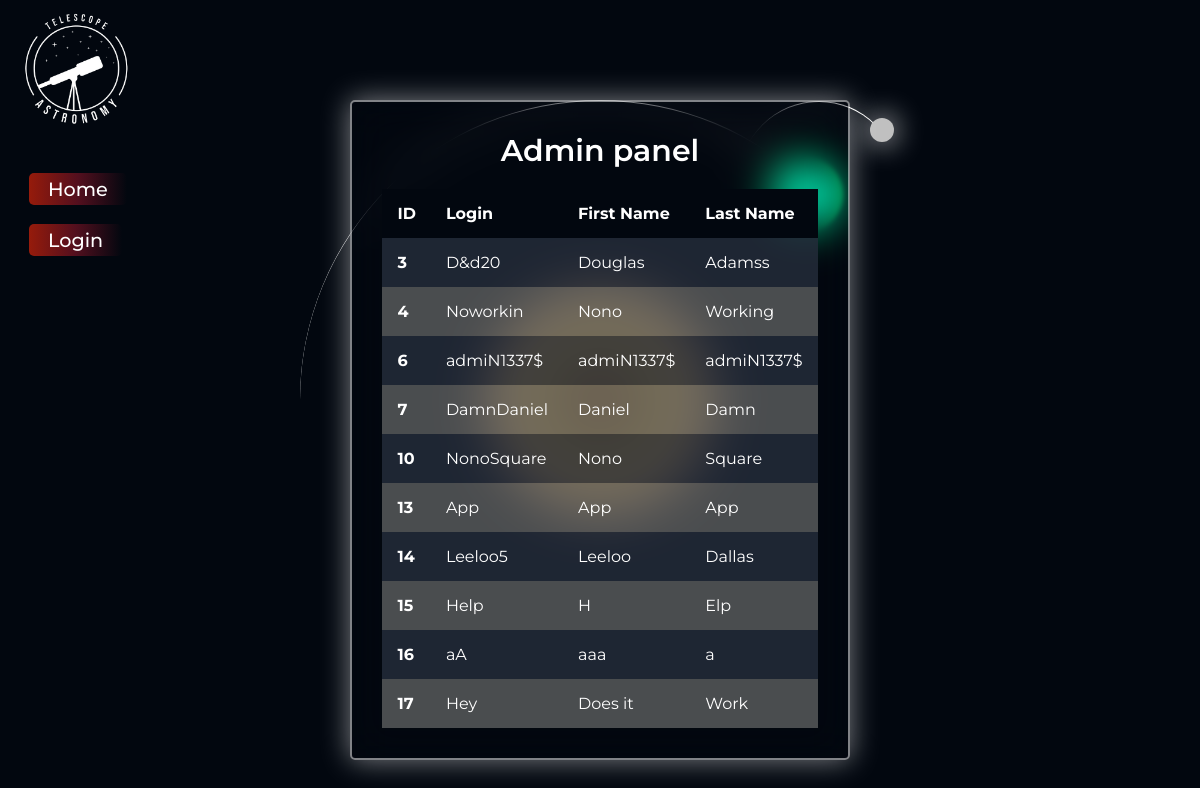
The app's page /admin.php with its own data.
### tables this page shows
CREATE TABLE IF NOT EXISTS `user` (
  `id` int NOT NULL AUTO_INCREMENT,
  `login` varchar(255) NOT NULL,
  `firstname` varchar(255) NOT NULL,
  `lastname` varchar(255) NOT NULL,
  `password` varchar(255) NOT NULL,
  PRIMARY KEY (`id`)
);

### admin.php (the view, shortened to what this page needs)
<?php
require_once 'conn.php';
?>
<!DOCTYPE html>
<html lang="en">
<head>
    <link rel="stylesheet" href="CSS/bg.css">
    <link rel="stylesheet" href="CSS/form.css">
    <link rel="stylesheet" href="https://use.fontawesome.com/releases/v5.15.4/css/all.css"/>
</head>
<body>
    <div class="topnav">
        <div class="logo">
            <a href="index.php">
            <img src="img\LogoW.png" alt="Logo" height="150px"></a>
            <?php
                if (!isset($_SESSION['login'])) {
                    ?>
                    <button class="btn" onclick="location.href='index.php'">Home</button>
                    <button class="btn" onclick="location.href='loginSignup.php'">Login</button>
                    <?php
                } else { ?>
                    <button class="btn" onclick="location.href='index.php'">Home</button>
                    <button class="btn" onclick="location.href='profile.php'"><?php echo $_SESSION['login']; ?></button>
                    <button class="btn" onclick="location.href='disconnect.php'">Disconnect</button>
                    <?php
                }
            ?>
        </div>
        <div class="planet">
        <div class="sun">
            <span></span>
            <span></span>
            <span></span>
        </div>
        <div class="earth">
            <div class="moon"></div>
        </div>
    </div>
    </div><div class="wrapper">
        <div class="title-text">
            Admin panel
        </div>
        <div class="form-inner">
        <?php
            try {
                $conn = new PDO("mysql:host=$servername;dbname=$dbname", $username, $password);
                $conn->setAttribute(PDO::ATTR_ERRMODE, PDO::ERRMODE_EXCEPTION);
                $stmt = $conn->query("SELECT * FROM user");
                $users = $stmt->fetchAll(PDO::FETCH_ASSOC);
            } catch(PDOException $e) {
                $msgError = "<p id='msgerror'>Error : " . $e->getMessage() . "</p>";
            }
            ?>
            <table>
                <thead>
                    <tr>
                        <th>ID</th>
                        <th>Login</th>
                        <th>First Name</th>
                        <th>Last Name</th>
                    </tr>
                </thead>
                <tbody>
                    <?php foreach ($users as $user): ?>
                        <tr>
                            <td><?php echo $user['id']; ?></td>
                            <td><?php echo $user['login']; ?></td>
                            <td><?php echo $user['firstname']; ?></td>
                            <td><?php echo $user['lastname']; ?></td>
                        </tr>
                    <?php endforeach; ?>
                </tbody>
            </table>
        </div>
    </div>
</body>
</html>

### CSS/bg.css (style rules this page uses)
* { box-sizing: border-box; text-decoration: none; font-family: 'Montserrat', sans-serif; }
:root { --color-primary: #81838796; --color-light: #ffeb3b; --color-light-variant: #f8bc04; --color-dark: #530f1e; --color-dark-variant: #961b0b; --color-white: #fff; --color-white-variant: silver; --color-black: #000; --color-bg: #02070f; --color-bgS: #ff00e0; --color-bgE: aqua; --color-bgE1: green; --transition: all 400ms ease; }
body { display: flex; justify-content: center; align-items: center; background-color: var(--color-bg); margin: 0; }
.topnav { display: flex; flex-direction: column; position: absolute; top: 0; left: 0; }
.topnav .btn { display: flex; font-weight: 500; font-size: 1.2em; color: var(--color-white); background: -webkit-linear-gradient(left, var(--color-dark-variant), var(--color-dark), var(--color-bg)); border: none; border-radius: 5px; padding: 0.2em 1em; margin: 1em; margin-left: 1.5em; }
.planet { font-size: 10px; width: 20em; height: 20em; position: fixed; top: 50%; left: 50%; display: flex; justify-content: center; align-items: center; transform: translate(-50%, -50%); }
.sun { position: absolute; width: 20em; height: 20em; background: radial-gradient(var(--color-dark-variant), var(--color-light), var(--color-bgS)); border-radius: 50%; box-shadow: 0 0 3em var(--color-white); top: 50%; left: 50%; animation: rotate 1.5 linear infinite; transform: translate(-50%, -50%); }
.sun span { position: absolute; width: 20em; height: 20em; background: radial-gradient(var(--color-dark-variant), var(--color-light), var(--color-bgS)); border-radius: 50%; }
span:nth-child(1) { filter: blur(5px); }
span:nth-child(2) { filter: blur(25px); }
span:nth-child(3) { filter: blur(25px); }
.earth, .moon { position: absolute; border-style: solid; border-color: white transparent transparent transparent; border-width: 0.1em 0.1em 0 0; border-radius: 50%; }
.earth { width: 60em; height: 60em; animation: orbit 36.5s linear infinite; }
.moon { top: 0; right: 0; width: 16em; height: 16em; animation: orbit 2.7s linear infinite; }
.earth::before, .moon::before { content: ''; position: absolute; border-radius: 50%; }
.earth::before { top: 5.6em; right: 5.6em; width: 7.5em; height: 7.5em; background: radial-gradient(var(--color-bgE), var(--color-bgE1)); filter: blur(2px); }
.moon::before { top: 1.6em; right: 0.4em; width: 2.4em; height: 2.4em; box-shadow: 0 0 3em var(--color-white); background-color: var(--color-white-variant); }

### CSS/form.css (style rules this page uses)
* { margin: 0; padding: 0; box-sizing: border-box; font-family: "Montserrat", sans-serif; }
:root { --color-primary: #81838796; --color-light: #ffeb3b; --color-light-variant: #f8bc04; --color-dark: #530f1e; --color-dark-variant: #961b0b; --color-white: #fff; --color-white-variant: silver; --color-black: #000; --color-bg: #02070f; --color-bgS: #ff00e0; --color-bgE: aqua; --color-bgE1: green; --color-admin: #4a4b4d96; --color-admin-variant: #040f21a1; --transition: all 400ms ease; }
.wrapper { position: relative; margin-top: 100px; max-width: 500px; background: transparent; backdrop-filter: blur(20px); border: 2px solid rgba(255, 255, 255, 0.5); padding: 30px; border-radius: 5px; box-shadow: 0 0 1.8rem rgba(255, 255, 255, 0.5); }
.wrapper .title-text { display: flex; width: 200%; width: 100%; font-size: 30px; font-weight: 600; text-align: center; justify-content: center; color: var(--color-white); }
table { width: 100%; border-collapse: collapse; margin-top: 20px; font-size: 16px; background-color: var(--color-primary); }
table th, table td { padding: 15px; text-align: left; color: var(--color-white); }
table th { background: var(--color-bg); }
table tbody tr:nth-child(even) { background-color: var(--color-admin); }
table tbody tr:nth-child(odd) { background-color: var(--color-admin-variant); }
table td:first-child { font-weight: bold; }

### records on screen
user: id "3", login "D&d20", firstname "Douglas", lastname "Adamss"
user: id "4", login "Noworkin", firstname "Nono", lastname "Working"
user: id "6", login "admiN1337$", firstname "admiN1337$", lastname "admiN1337$"
user: id "7", login "DamnDaniel", firstname "Daniel", lastname "Damn"
user: id "10", login "NonoSquare", firstname "Nono", lastname "Square"
user: id "13", login "App", firstname "App", lastname "App"
user: id "14", login "Leeloo5", firstname "Leeloo", lastname "Dallas"
user: id "15", login "Help", firstname "H", lastname "Elp"
user: id "16", login "aA", firstname "aaa", lastname "a"
user: id "17", login "Hey", firstname "Does it", lastname "Work"
